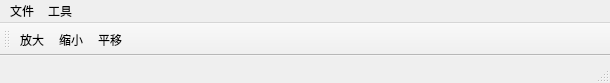
<?xml version="1.0" encoding="UTF-8"?>
<ui version="4.0">
 <class>ZGISClass</class>
 <widget class="QMainWindow" name="ZGISClass">
  <property name="enabled">
   <bool>true</bool>
  </property>
  <property name="geometry">
   <rect>
    <x>0</x>
    <y>0</y>
    <width>610</width>
    <height>83</height>
   </rect>
  </property>
  <property name="windowTitle">
   <string>ZGIS</string>
  </property>
  <widget class="QWidget" name="centralWidget"/>
  <widget class="QMenuBar" name="menuBar">
   <property name="geometry">
    <rect>
     <x>0</x>
     <y>0</y>
     <width>610</width>
     <height>23</height>
    </rect>
   </property>
   <widget class="QMenu" name="menu_file">
    <property name="title">
     <string>文件</string>
    </property>
    <widget class="QMenu" name="menu_open">
     <property name="title">
      <string>打开</string>
     </property>
     <addaction name="action_shpOpen"/>
    </widget>
    <addaction name="menu_open"/>
   </widget>
   <widget class="QMenu" name="menu">
    <property name="title">
     <string>工具</string>
    </property>
    <addaction name="action"/>
   </widget>
   <addaction name="menu_file"/>
   <addaction name="menu"/>
  </widget>
  <widget class="QToolBar" name="mainToolBar">
   <property name="enabled">
    <bool>true</bool>
   </property>
   <attribute name="toolBarArea">
    <enum>TopToolBarArea</enum>
   </attribute>
   <attribute name="toolBarBreak">
    <bool>false</bool>
   </attribute>
   <addaction name="action_zoomOut"/>
   <addaction name="action_zoomIn"/>
   <addaction name="action_pan"/>
  </widget>
  <widget class="QStatusBar" name="statusBar"/>
  <action name="action_shpOpen">
   <property name="text">
    <string>shp文件</string>
   </property>
  </action>
  <action name="action_zoomOut">
   <property name="text">
    <string>放大</string>
   </property>
  </action>
  <action name="action_zoomIn">
   <property name="text">
    <string>缩小</string>
   </property>
  </action>
  <action name="action_pan">
   <property name="text">
    <string>平移</string>
   </property>
  </action>
  <action name="action">
   <property name="text">
    <string>剪裁</string>
   </property>
  </action>
 </widget>
 <layoutdefault spacing="6" margin="11"/>
 <resources>
  <include location="ZGIS.qrc"/>
 </resources>
 <connections/>
</ui>
